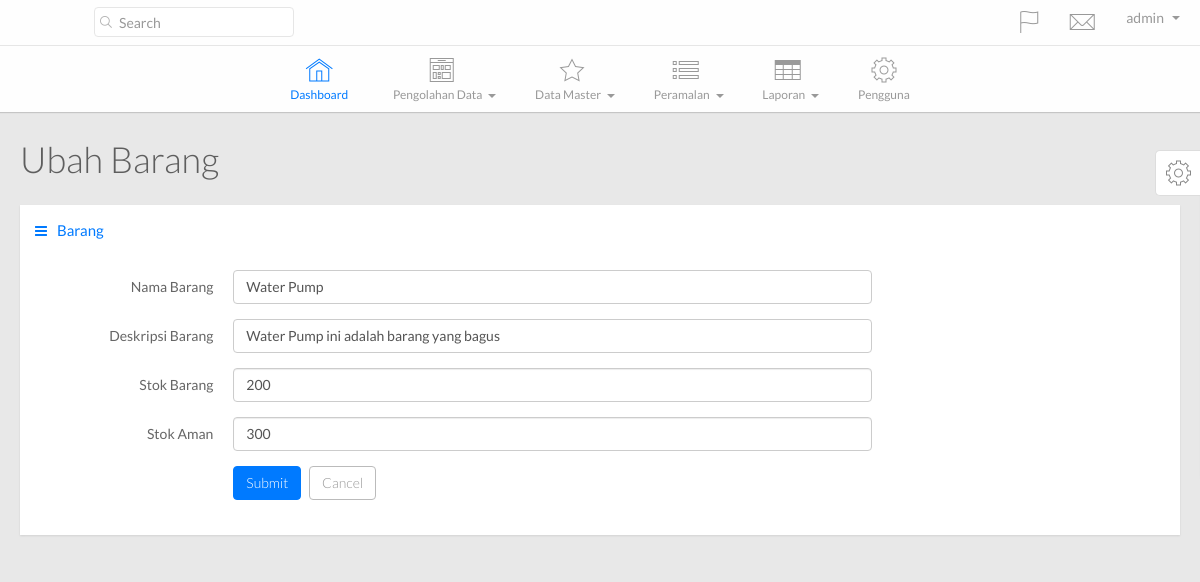
The page /main.php?hal=ubah_barang&kode=BRG003 (signed in) on the database as committed earlier.
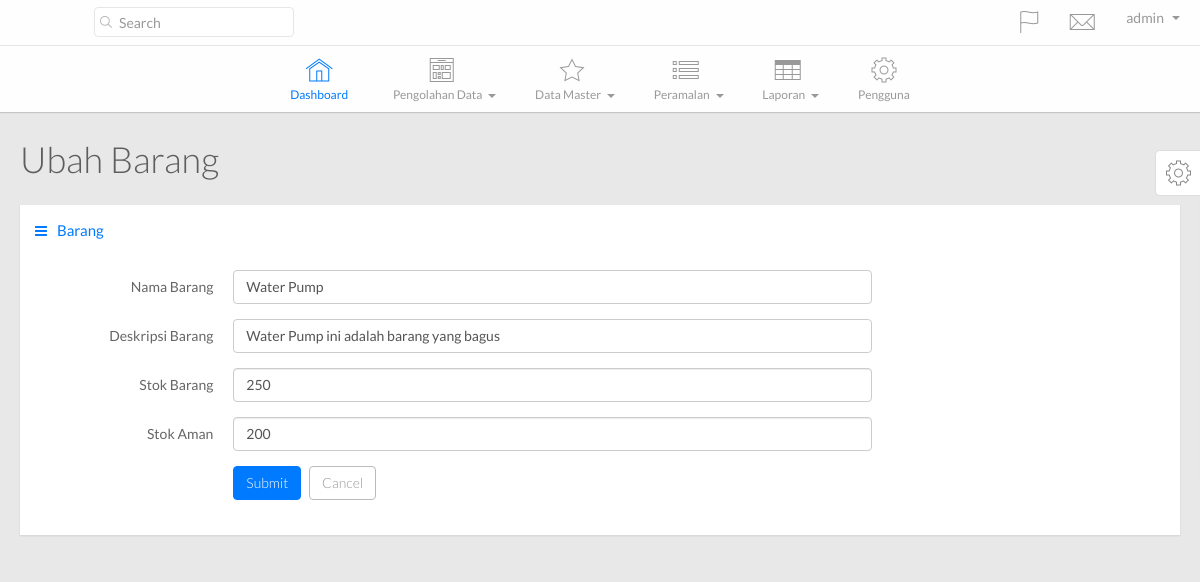
The same page on the database as committed later.
### tables this page shows
CREATE TABLE IF NOT EXISTS `tb_barang` (
  `kode_barang` varchar(30) NOT NULL,
  `nama_barang` varchar(75) NOT NULL,
  `deskripsi_barang` varchar(250) NOT NULL,
  `stok_barang` int(11) NOT NULL,
  `kode_admin` varchar(30) NOT NULL,
  `safety_stock` int(11) NOT NULL DEFAULT '0',
  PRIMARY KEY (`kode_barang`),
  KEY `kode_satuan` (`kode_admin`),
  KEY `admin_id` (`kode_admin`)
);

### config/SimplePDO.php (called while the page is built, shortened)
<?php
class SimplePDO {
    private $pdo = null;
    static $inst = null;
    static $settings = array(
        'host' => '',
        'user' => '',
        'password' => '',
        'database' => '',
        'results' => 'object',
        'charset' => 'utf8'
    );
    public function __construct()
    {
        $fetch_mode = ( self::$settings["results"] == 'object' ) ? PDO::FETCH_OBJ : PDO::FETCH_ASSOC;
        $options = array(
            PDO::ATTR_DEFAULT_FETCH_MODE => $fetch_mode,
            PDO::ATTR_ERRMODE => PDO::ERRMODE_EXCEPTION,
            PDO::MYSQL_ATTR_INIT_COMMAND => "SET NAMES ".self::$settings["charset"],
            PDO::ATTR_EMULATE_PREPARES => false
        );
        $dsn = 'mysql:dbname='.self::$settings["database"].';host='.self::$settings["host"].';charset='.self::$settings["charset"];
        try {
            $this->pdo = new PDO( $dsn, self::$settings["user"], self::$settings["password"], $options );
        } catch( PDOException $e ) {
            trigger_error( $e->getMessage() );
        }
    }
    public function query( $query, $bindings = array(), $internal_call = false )
    {
        try {
            $this->c_query = $this->pdo->prepare( $query );
            if( empty( $bindings ) )
            {
                $this->c_query->execute();
            }
            else
            {
                $this->c_query->execute( (array)$bindings );
            }
            if( $internal_call === true )
            {
                return $this->c_query;
            }
            elseif( $this->c_query && $this->lastid() )
            {
                return $this->lastid();
            }
            else
            {
                return false;
            }
        } catch( PDOException $e ) {
            trigger_error( $e->getMessage() );
        }
    }
    public function get_row( $query, $bindings = array() )
    {
        $this->c_query = $this->query( $query, $bindings, true );
        if( $this->c_query )
        {
            return $this->c_query->fetch();
        }
        else
        {
            return false;
        }
    }
    static function getInstance()
    {
        if( self::$inst == null )
        {
            self::$inst = new SimplePDO();
        }
        return self::$inst;
    }
    static function set_options( $array = array() )
    {
        if( !empty( $array ) )
        {
            foreach( $array as $k => $v )
            {
                if( isset( self::$settings[$k] ) )
                {
                    self::$settings[$k] = $v;
                }
            }
        }
    }
}

### template/ubah_barang.php (the view, shortened to what this page needs)
<?php $database = SimplePDO::getInstance();
	  $row = $database->get_row("SELECT * FROM tb_barang WHERE kode_barang=?",array($_GET['kode']));
?>
<div class="page-title">
  <h1>
    Ubah Barang
  </h1>
</div>
<div class="row">
  <div class="col-lg-12">
    <div class="widget-container fluid-height clearfix">
      <div class="heading">
        <i class="fa fa-bars"></i>Barang
      </div>
      <div class="widget-content padded">
        <form action="proses/ubah_barang.php" class="form-horizontal" method="post">
          <div class="form-group">
            <label class="control-label col-md-2">Nama Barang</label>
            <div class="col-md-7">
              <input class="form-control" placeholder="nama barang" type="text" name="nama_barang" value="<?php echo $row->nama_barang;?>"/>
            </div>
          </div>
          <div class="form-group">
            <label class="control-label col-md-2">Deskripsi Barang</label>
            <div class="col-md-7">
              <input class="form-control" placeholder="deskripsi" type="text" name="deskripsi" value="<?php echo $row->deskripsi_barang;?>" />
            </div>
          </div>
          <div class="form-group">
            <label class="control-label col-md-2">Stok Barang</label>
            <div class="col-md-7">
              <input class="form-control" placeholder="stok" type="stok barang" name="stok_barang" value="<?php echo $row->stok_barang;?>"/>
            </div>
          </div>
          <div class="form-group">
            <label class="control-label col-md-2">Stok Aman</label>
            <div class="col-md-7">
              <input class="form-control" placeholder="stok" type="stok barang" name="stok_aman" value="<?php echo $row->safety_stock;?>"/>
            </div>
          </div>
          <div class="form-group">
            <label class="control-label col-md-2"></label>
            <div class="col-md-7">
              <button class="btn btn-primary" type="submit" name="submit">Submit</button>
              <a href="main.php?hal=daftar_barang" class="btn btn-default-outline">Cancel</a>
            </div>
          </div>
        </form>
      </div>
    </div>
  </div>
</div>

Rows that differ between the two databases and show on the page:
changed tb_barang "Water Pump": stok_barang "200" → "250"; stok_aman "300" → "200"
